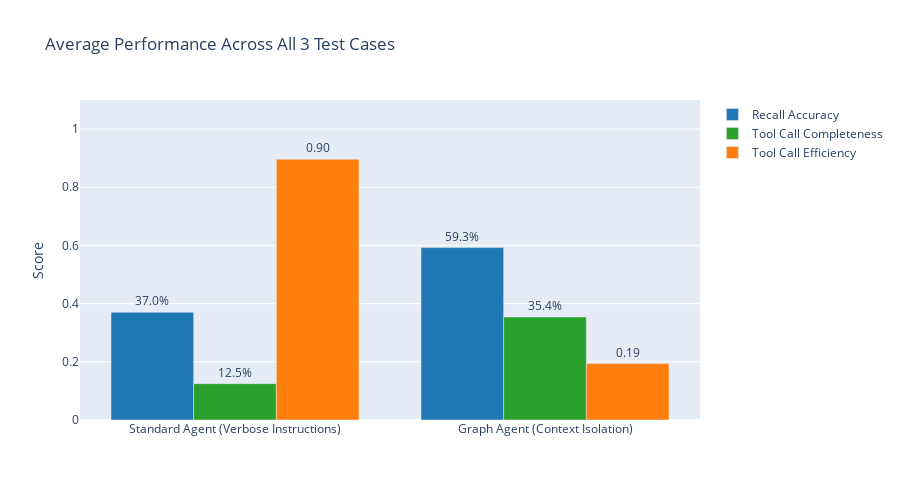

The cell this chart's notebook holds for it:
### Markdown cell above
## Average Performance Comparison

Let's calculate and visualize the average performance across all 3 test cases.

### Code cell
# Calculate averages
avg_standard_recall = np.mean([r['standard']['recall'] for r in all_results])
avg_graph_recall = np.mean([r['graph']['recall'] for r in all_results])
avg_standard_completeness = np.mean([r['standard']['completeness'] for r in all_results])
avg_graph_completeness = np.mean([r['graph']['completeness'] for r in all_results])
avg_standard_efficiency = np.mean([r['standard']['efficiency'] for r in all_results])
avg_graph_efficiency = np.mean([r['graph']['efficiency'] for r in all_results])

# Create average comparison chart
fig = go.Figure()

agents = ["Standard Agent\n(Verbose Instructions)", "Graph Agent\n(Context Isolation)"]

fig.add_trace(go.Bar(
    name='Recall Accuracy',
    x=agents,
    y=[avg_standard_recall, avg_graph_recall],
    marker_color='#1f77b4',
    text=[f"{avg_standard_recall:.1%}", f"{avg_graph_recall:.1%}"],
    textposition='outside'
))

fig.add_trace(go.Bar(
    name='Tool Call Completeness',
    x=agents,
    y=[avg_standard_completeness, avg_graph_completeness],
    marker_color='#2ca02c',
    text=[f"{avg_standard_completeness:.1%}", f"{avg_graph_completeness:.1%}"],
    textposition='outside'
))

fig.add_trace(go.Bar(
    name='Tool Call Efficiency',
    x=agents,
    y=[avg_standard_efficiency, avg_graph_efficiency],
    marker_color='#ff7f0e',
    text=[f"{avg_standard_efficiency:.2f}", f"{avg_graph_efficiency:.2f}"],
    textposition='outside'
))

fig.update_layout(
    title="Average Performance Across All 3 Test Cases",
    yaxis_title="Score",
    barmode='group',
    height=500,
    yaxis=dict(range=[0, 1.1]),
    showlegend=True
)

fig.show()

# Print summary statistics
print("\n📊 AVERAGE RESULTS (across all 3 test cases):")
print(f"\n  Standard Agent:")
print(f"    - Recall Accuracy: {avg_standard_recall:.1%}")
print(f"    - Tool Completeness: {avg_standard_completeness:.1%}")
print(f"    - Tool Efficiency: {avg_standard_efficiency:.2f}")
print(f"\n  Graph Agent:")
print(f"    - Recall Accuracy: {avg_graph_recall:.1%}")
print(f"    - Tool Completeness: {avg_graph_completeness:.1%}")
print(f"    - Tool Efficiency: {avg_graph_efficiency:.2f}")
print(f"\n  🎯 Improvement:")
recall_improvement = (avg_graph_recall - avg_standard_recall) * 100
print(f"    - Recall Accuracy: {recall_improvement:+.1f} percentage points")
print(f"    - Relative improvement: {(recall_improvement / (avg_standard_recall * 100)) * 100:+.1f}%")

### Figure 1 — Plotly figure (JSON) as saved in the notebook; plotly's stock layout.template omitted (floating-point values rounded to 4 significant figures)
{"data": [{"marker": {"color": "#1f77b4"}, "name": "Recall Accuracy", "text": ["37.0%", "59.3%"], "textposition": "outside", "type": "bar", "x": ["Standard Agent\n(Verbose Instructions)", "Graph Agent\n(Context Isolation)"], "y": [0.3704, 0.5926]}, {"marker": {"color": "#2ca02c"}, "name": "Tool Call Completeness", "text": ["12.5%", "35.4%"], "textposition": "outside", "type": "bar", "x": ["Standard Agent\n(Verbose Instructions)", "Graph Agent\n(Context Isolation)"], "y": [0.125, 0.3542]}, {"marker": {"color": "#ff7f0e"}, "name": "Tool Call Efficiency", "text": ["0.90", "0.19"], "textposition": "outside", "type": "bar", "x": ["Standard Agent\n(Verbose Instructions)", "Graph Agent\n(Context Isolation)"], "y": [0.8963, 0.1939]}], "layout": {"barmode": "group", "height": 500, "showlegend": true, "title": {"text": "Average Performance Across All 3 Test Cases"}, "yaxis": {"range": [0, 1.1], "title": {"text": "Score"}}}}
